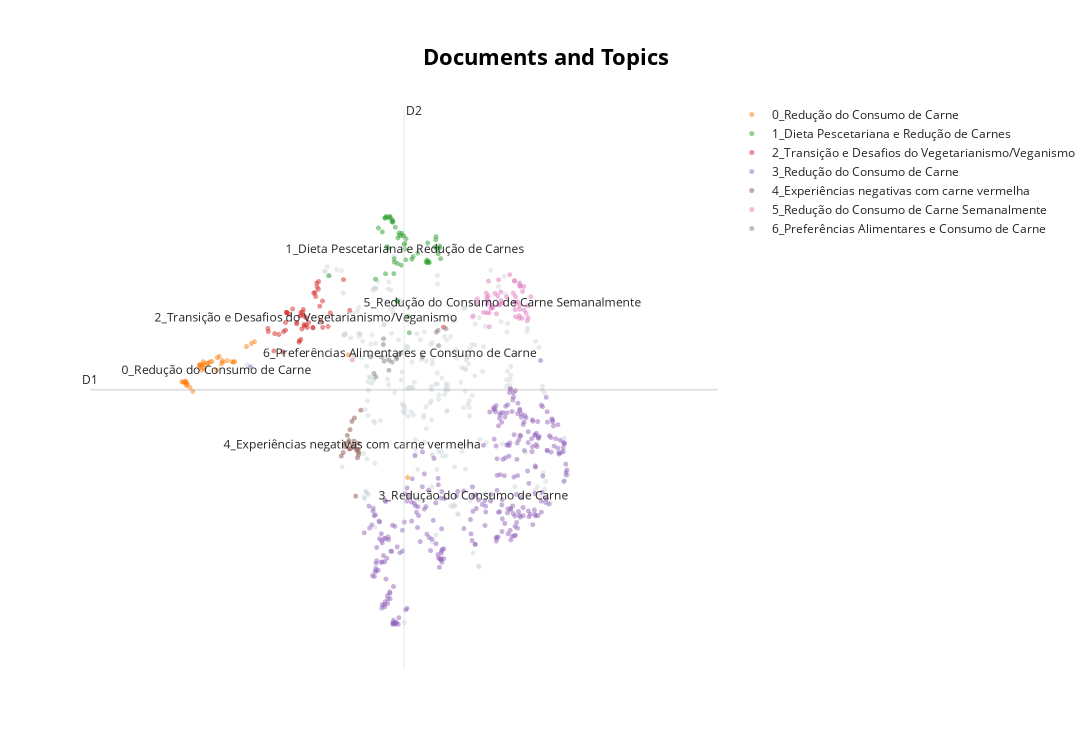

Notebook source saved alongside this figure:
### Code cell
topic_model.visualize_documents(texts, embeddings=embeddings)
